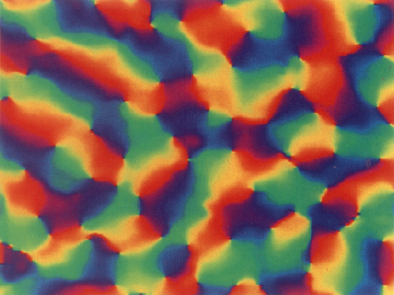
#> input picture mechanistic/v1-topology-blasdel-figure6.png, 394 x 295 px
$ jupyter execute --allow-errors SSN_2D_model.ipynb   (shell and % lines are left out)   (Python 2 division)
#> lines starting #> are read from the running program, lines starting #| are printed output that depends on the picture
[cell 1]
import matplotlib.pyplot as plt
import matplotlib.image as mpimg
import numpy as np
from scipy.cluster.vq import kmeans2
from skimage import io, color

[cell 2]
def diff(x,y):
    return np.abs( np.mod( x - y + 90, 180) - 90 )

def G(x,y,sigma):
    return np.exp(-1*diff(x,y)**2/(2*sigma**2))

def G2D(x_range, y_range, mean, sigma):
    x0 = mean[0]
    y0 = mean[1]
    return np.exp( -1*( ( x_range-x0)**2 + (y_range-y0)**2) / (2*sigma**2) )

def G2DO(mean, sigma, o_map):
    return np.exp(-1.*diff(o_map[mean], o_map)**2 / (2*sigma**2))

def mean_connections(W_ab):
    total = 0.
    for i in range(W_ab.shape[0]):
        sub_mat = W_ab[i,:,:]
        total = total + sub_mat[sub_mat != 0].size
    return total / W_ab.shape[0]

def stimulus_size(x,length,sig_RF):
    return (1.+np.exp(-(x + length/2.)/sig_RF) )**-1. * (1. - (1.+np.exp(-(x - length/2.)/sig_RF))**-1. )

[cell 3]
# Orientation preference map: for now, use k-means on Blasdel image
rgb_img = mpimg.imread('v1-topology-blasdel-figure6.png')
#> rgb_img is the input picture: shape (295, 394, 3) float32; mean R, G, B 0.498, 0.39, 0.321

plt.figure()
plt.imshow(rgb_img)
plt.title('Original topographic image')

lab_img = color.rgb2lab(rgb_img) # convert to L*a*b* colourspace
#> lab_img: shape (295, 394, 3) float32; mean of channels 0, 1, 2 46.8, 11.4, 16.1

ab = lab_img[:,:,1:]
n_rows = np.shape(ab)[0]
#> n_rows = 295
n_cols = np.shape(ab)[1]
#> n_cols = 394

ab = np.reshape(ab, (n_rows*n_cols, 2))
#> ab = 116230 pairs, first value -38.83 to 64.16, second value -38.32 to 64.02
n_colours = 6

centroids, labels = kmeans2(ab, n_colours, iter=3)
#> centroids = [[53.05, 40.66], [42.42, 89.77], [12.84, -29.52], [24.34, -14.73], [-29.51, 21.18], [10.01, 54.67]]

labels = np.reshape(labels, (n_rows, n_cols))
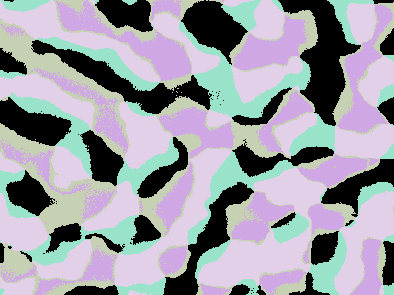
#> labels: shape (295, 394) int32; 5 distinct labels, from 0 to 5; one colour per label, 0 black

rgb_labels = np.tile(labels[:,:,None], [1,1,3])
#> rgb_labels: shape (295, 394, 3) int32; 5 distinct labels, from 0 to 5

OP_range = np.linspace(0, 180, n_colours)
full_OP_map = np.copy(labels)

for i in range(n_colours):
    seg_img = np.copy(rgb_img)
    seg_img[rgb_labels != i] = 0

    # assign an orientation preference (degrees) based on segmentation
    full_OP_map[full_OP_map == i] = OP_range[i]
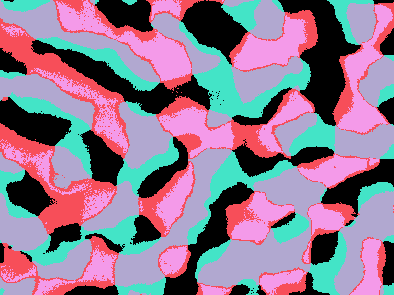
#> full_OP_map: shape (295, 394) int32; 5 distinct labels, from 0 to 180; one colour per label, 0 black
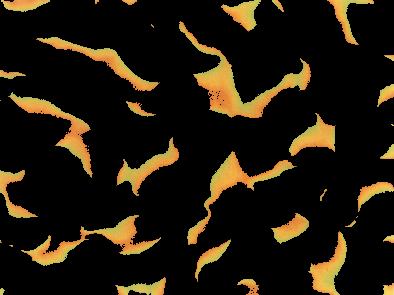
#> seg_img: shape (295, 394, 3) float32; mean R, G, B 0.131, 0.0998, 0.0438

    # Show the individual segmented images:
#     plt.figure()
#     plt.imshow(seg_img)

[cell 4]
N_pairs = 75 # no. of E/I pairs to a side of a grid
field_size = 16. # size of field to a side (degrees)
dx = field_size / N_pairs

xy_range = np.linspace(0, field_size, N_pairs)
# xy_range = np.linspace(-field_size/2, field_size/2, N_pairs)

xv, yv = np.meshgrid(xy_range, xy_range) # x and y grid values (degrees)

# sample the OP map uniformly
min_dim = np.min(np.shape(full_OP_map))
#> min_dim = 295
o_samples = np.round(np.linspace(0, min_dim-1, N_pairs))
#> o_samples = 75 values from 0 to 294

xo, yo = np.meshgrid(o_samples, o_samples)

xo = xo.astype(int)
yo = yo.astype(int)

OP_map = full_OP_map[xo,yo]
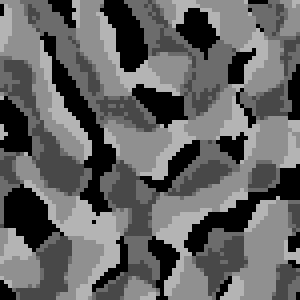
#> OP_map: shape (75, 75) int32 (shown 4 times larger); min 0, max 180, mean 100.4

# Rodent map
# OP_map = np.floor(np.random.rand(N_pairs, N_pairs)*180)

# Connection weight parameters (from supp. materials S1.1.2):
kappa_E = 0.1
kappa_I = 0.5
J_EE = 0.1
J_IE = 0.38
J_EI = 0.089
J_II = 0.096

sig_EE = 8*dx
sig_IE = 12*dx
sig_EI = 4*dx
sig_II = 4*dx
sig_ori = 45

# calculate probability of no connections for each neuron (sparse connectivity)

G_EE = np.zeros((N_pairs**2, N_pairs, N_pairs))
G_IE = np.copy(G_EE)

# may not need these
G_EI = np.copy(G_EE)
G_II = np.copy(G_EE)

G_ori = np.copy(G_EE)

pW_EE = np.copy(G_EE)
pW_IE = np.copy(G_EE)
pW_EI = np.copy(G_EE)
pW_II = np.copy(G_EE)

#> (the rest of this cell did not finish here and is left out)

[cell 5]
plt.figure()
plt.imshow(OP_map)
plt.colorbar()

plt.figure()
plt.imshow(G_EE[55,:,:])
plt.colorbar()

plt.figure()
plt.imshow(G_ori[55,:,:])
plt.colorbar()

print 'Neuron O preference: ', OP_map[55,0]
#| Neuron O preference:  108

#> (a cell that did not finish here is left out)

#> (a cell that did not finish here is left out)

#> (a cell that did not finish here is left out)

[cell 9]
# Model parameters (from supplementary methods)

k   = np.random.normal(0.012, 0.05*0.012, (N_pairs, N_pairs))
n_E = np.random.normal(2.0, 0.05*2.0, (N_pairs, N_pairs))
n_I = np.random.normal(2.2, 0.05*2.2, (N_pairs, N_pairs))
sig_FF = 32
sig_RF = dx

tau_E = np.random.normal(0.02, 0.05*0.02, (N_pairs, N_pairs))
tau_I = np.random.normal(0.01, 0.05*0.01, (N_pairs, N_pairs))

[cell 10]
# determine external input h(x)
stim_ori = 45 # stimulus orientation (degrees)
length = 8 # stimulus size (degrees)
stim_centre = (8,8) # stimulus centred at (degrees)

x_distance = np.abs(xv - stim_centre[0])
y_distance = np.abs(yv - stim_centre[1])

dist = np.sqrt(x_distance**2 + y_distance**2)

s_l = stimulus_size(dist, length, sig_RF)
G_FF = G(stim_ori, OP_map, sig_FF)
#> in diff, `return np.abs( np.mod( x - y + 90, 180) - 90 )`:
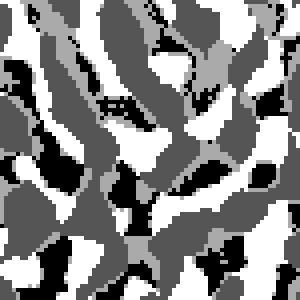
#> returned value: shape (75, 75) int32 (shown 4 times larger); min 27, max 81, mean 55.4; drawn with min black and max white
#> in G, `return np.exp(-1*diff(x,y)**2/(2*sigma**2))`:
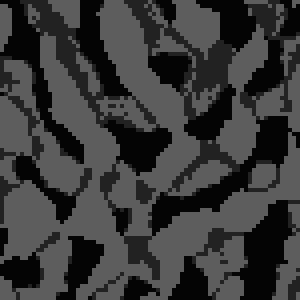
#> returned value: shape (75, 75) float64 (shown 4 times larger); min 0.0183, max 0.368, mean 0.228
h = np.multiply( s_l, G_FF )
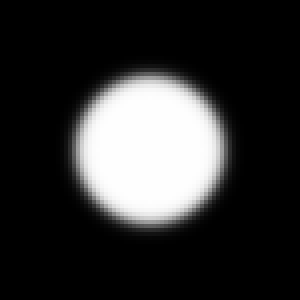
#> s_l: shape (75, 75) float64 (shown 4 times larger); min 1.33e-15, max 1, mean 0.193
# h = G_FF # Full frame stimulus

[cell 11]
plt.figure()
plt.imshow(dist)
plt.colorbar()

plt.figure()
plt.imshow(s_l)
plt.colorbar()

plt.figure()
plt.imshow(G_FF)
plt.colorbar()

[cell 12]
def generate_ext_stimulus(ori, stim_size, centre, full_frame=False):
#> called with ori = 45, stim_size = 2, centre = (8, 8), full_frame = False
    G_FF = G(ori, OP_map, sig_FF)

    if full_frame==True:
        h = G_FF
    else:
        x_distance = np.abs(xv - centre[0])
        y_distance = np.abs(yv - centre[1])
        dist = np.sqrt(x_distance**2 + y_distance**2)
        s_l = stimulus_size(dist, stim_size, sig_RF)
#         h = np.multiply( s_l, G_FF )
        h = s_l * G_FF
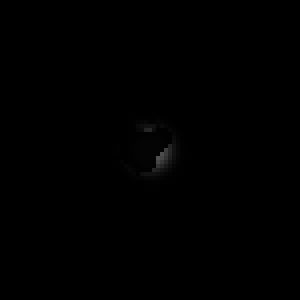
#> h: shape (75, 75) float64 (shown 4 times larger); min 0, max 0.316, mean 0.00138

    return h

[cell 13]
s = stimulus_size(dist, 16, sig_RF)
plt.figure()
plt.imshow(s)
plt.colorbar()

[cell 14]
# Run the simulation over time using Euler's method
dt = 0.001 # milliseconds
timesteps = 100

r_E = np.zeros((timesteps, N_pairs, N_pairs))
r_I = np.copy(r_E)

# Initial conditions:
# r_E[0,:,:] = 100*np.random.rand(N_pairs, N_pairs)
# r_I[0,:,:] = 100*np.random.rand(N_pairs, N_pairs)

I_E = np.zeros((timesteps, N_pairs, N_pairs))
I_I = np.copy(I_E)
# rSS_E = np.copy(I_E)
# rSS_I = np.copy(I_I)

#> (the rest of this cell did not finish here and is left out)

[cell 15]
def run_simulation( dt, timesteps, c, h, init_cond=[np.zeros((N_pairs, N_pairs)),np.zeros((N_pairs, N_pairs))]):

    r_E = np.zeros((timesteps, N_pairs, N_pairs))
    r_I = np.copy(r_E)

    # add initial conditions:
    r_E[0,:,:] = init_cond[0]
    r_I[0,:,:] = init_cond[1]

    I_E = np.zeros((timesteps, N_pairs, N_pairs))
    I_I = np.copy(I_E)
    # rSS_E = np.copy(I_E)
    # rSS_I = np.copy(I_I)

    for t in range(1,timesteps):
        # Input drive from external input and network

    #     print W_EE.shape
    #     print r_E[:,:,t-1].shape
    #     print np.multiply(W_EE, r_E[t-1,:,:]).shape

        for i in range(N_pairs):
            for j in range(N_pairs):
                I_E[t,j,i] = c*h[j,i] + np.sum( np.multiply( W_EE[i*N_pairs+j,:,:], r_E[t-1,:,:]) ) + np.sum( np.multiply( W_EI[i*N_pairs+j,:,:], r_I[t-1,:,:]) )
                I_I[t,j,i] = c*h[j,i] + np.sum( np.multiply( W_IE[i*N_pairs+j,:,:], r_E[t-1,:,:]) ) + np.sum( np.multiply( W_II[i*N_pairs+j,:,:], r_I[t-1,:,:]) )
#         I_E[t,:,:] = c*h + np.sum( np.reshape(np.multiply(W_EE, r_E[t-1,:,:]), (N_pairs, N_pairs, N_pairs**2)), 2).T + np.sum( np.reshape(np.multiply(W_EI, r_I[t-1,:,:]), (N_pairs, N_pairs, N_pairs**2)), 2).T
#         I_I[t,:,:] = c*h + np.sum( np.reshape(np.multiply(W_IE, r_E[t-1,:,:]), (N_pairs, N_pairs, N_pairs**2)), 2).T + np.sum( np.reshape(np.multiply(W_II, r_I[t-1,:,:]), (N_pairs, N_pairs, N_pairs**2)), 2).T

        # steady state firing rates - power law I/O
        rSS_E = np.multiply(k, np.power(I_E[t,:,:], n_E))
        rSS_I = np.multiply(k, np.power(I_I[t,:,:], n_I))

        # set negative steady state rates to zero
        rSS_E[rSS_E < 0] = 0
        rSS_I[rSS_I < 0] = 0

        # instantaneous firing rates approaching steady state
        r_E[t,:,:] = r_E[t-1,:,:] + dt*(np.divide(-r_E[t-1,:,:]+rSS_E, tau_E))
        r_I[t,:,:] = r_I[t-1,:,:] + dt*(np.divide(-r_I[t-1,:,:]+rSS_I, tau_I))

    return [r_E, r_I, I_E, I_I]

[cell 16]
h = generate_ext_stimulus(45, 2, (8,8))

plt.figure()
plt.imshow(h)
plt.title('External Stimulus h(x)')
plt.colorbar()

#> (the rest of this cell did not finish here and is left out)

[cell 17]
plt.figure()
plt.plot(np.linspace(0,0.1,100), r_E[:,50,50],'r')
print 'r_E: ', r_E[:,50,50]
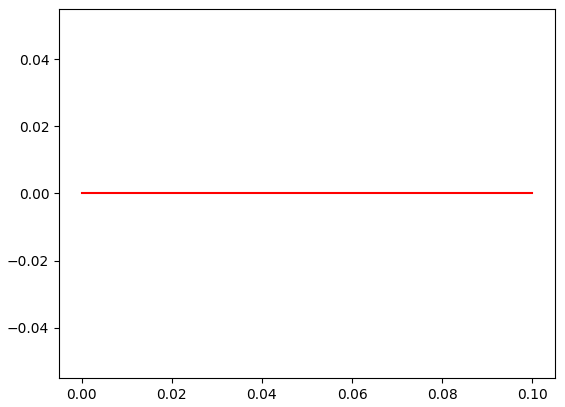
#> figure drawn by matplotlib, 1 panel

[cell 18]
# run simulations to reproduce mean length tuning curves, figure 6E
size_range = np.linspace(1,16,10) # size
c = 40
stim_ori = 45 # degrees
centre = (8,8)
h_range = np.zeros((len(size_range), N_pairs, N_pairs))

for i in range(len(size_range)):
    h_range[i,:,:] = generate_ext_stimulus(stim_ori, size_range[i], centre)

dt = 0.001
timesteps = 100

avg_r_E = np.zeros(len(size_range))
avg_r_I = np.copy(avg_r_E)

#> (the rest of this cell did not finish here and is left out)

[cell 19]
print avg_r_E, '\n\n', avg_r_I

[cell 20]
size_range = np.linspace(1,16,10) # size
c = 40
stim_ori = 45 # degrees
centre = (8,8)
h_range = np.zeros((len(size_range), N_pairs, N_pairs))

for i in range(len(size_range)):
    h_range[i,:,:] = generate_ext_stimulus(stim_ori, size_range[i], centre)

for i in range(len(h_range)):
    plt.figure()
    plt.imshow(h_range[i])

print h_range[1] == h_range[9]

print size_range
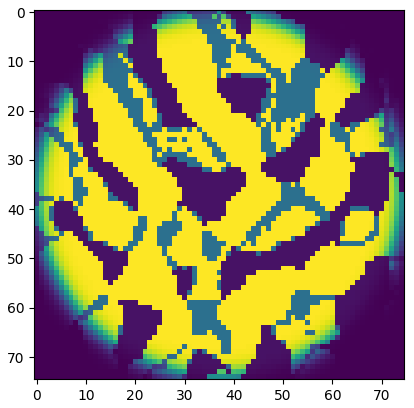
#> figure drawn by matplotlib, 1 panel
